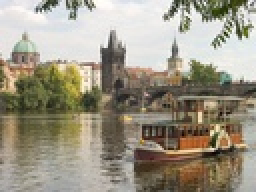
%> input picture pictures/inputSeamCarvingPrague.jpg, 128 x 96 px, shrunk from 640 x 480 before the run (shown 2 times larger)
$ octave seam_carving_decrease_width.m   (GNU Octave 9; MATLAB toolbox functions it lacks are replaced by stand-ins)
%> lines starting %> are read from the running program, lines starting %| are printed output that depends on the picture
%> further down, im is the input picture: size 96x128x3 uint8; mean R, G, B 156.6, 149.7, 132.6
### code/energy_img.m
function energyImg = energy_img(im)
    gray = rgb2gray(im);
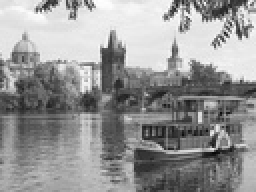
%> gray: size 96x128 uint8 (shown 2 times larger); min 7, max 255, mean 149.8
    [Gx, Gy] = imgradientxy(gray);
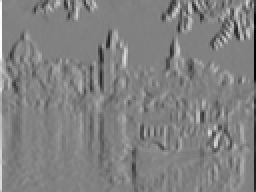
%> Gx: size 96x128 double (shown 2 times larger); min -964, max 939, mean 1.3; drawn with min black and max white
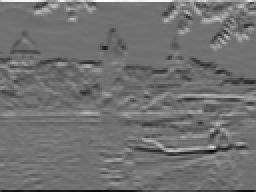
%> Gy: size 96x128 double (shown 2 times larger); min -816, max 1013, mean -1.7; drawn with min black and max white
    energyImg = double(sqrt(Gx.^2 + Gy.^2));
end

### code/decrease_width.m
function [reducedColorImg,reducedEnergyImg] = decrease_width(im,energyImg)
    [height, width, ~] = size(im);
    cumulativeEnergyMap = cumulative_min_energy_map(energyImg, 'VERTICAL');
    reducedColorImg = zeros(height, width -1 , 3);
    reducedEnergyImg = zeros(height, width -1);
    verticalSeam = find_vertical_seam(cumulativeEnergyMap);
    for index = 1:height
        reducedColorImg(index,:,:) = im(index,[1:verticalSeam(index)-1, verticalSeam(index)+1:width],:);
        reducedEnergyImg(index,:) = energyImg(index,[1:verticalSeam(index)-1, verticalSeam(index)+1:width]);
    end
    reducedColorImg = uint8(reducedColorImg);
end

### code/cumulative_min_energy_map.m
function cumulativeEnergyMap = cumulative_min_energy_map(energyImg, seamDirection)
    if seamDirection == "VERTICAL" || seamDirection == "HORIZONTAL"
        if seamDirection == "HORIZONTAL"
            energyImg = fliplr(energyImg');
        end
        [height, width] = size(energyImg);
        cumulativeEnergyMap = energyImg;
        for row = 2:height
            for col = 1:width
                if col == 1
                    tempMin = min([cumulativeEnergyMap(row-1, col), cumulativeEnergyMap(row-1, col+1)]);
                elseif col == width
                    tempMin = min([cumulativeEnergyMap(row-1, col-1), cumulativeEnergyMap(row-1, col)]);
                else
                    tempMin = min([cumulativeEnergyMap(row-1, col-1), cumulativeEnergyMap(row-1, col), cumulativeEnergyMap(row-1, col+1)]);
                end
                cumulativeEnergyMap(row, col) = cumulativeEnergyMap(row, col) + tempMin;
            end
        end
        if seamDirection == "HORIZONTAL"
            cumulativeEnergyMap = fliplr(cumulativeEnergyMap)';
        end
    end
end

### code/find_vertical_seam.m
function verticalSeam = find_vertical_seam(cumulativeEnergyMap)
    [height, width] = size(cumulativeEnergyMap);
    retArray = zeros(height, 1);
    index = height;
    area = cumulativeEnergyMap(height,:);
    [~ ,location] = min(area);
    seamIndex = location;
    retArray(index) = seamIndex;
    index = index - 1;
    if seamIndex == 1
        area = [realmax, cumulativeEnergyMap(height - 1, seamIndex), cumulativeEnergyMap(height - 1, seamIndex + 1)];
    elseif seamIndex == width
        area = [cumulativeEnergyMap(height - 1, seamIndex - 1), cumulativeEnergyMap(height - 1, seamIndex), realmax];
    else
        area = [cumulativeEnergyMap(height - 1, seamIndex - 1), cumulativeEnergyMap(height - 1, seamIndex), cumulativeEnergyMap(height - 1, seamIndex + 1)];
    end
    for row = height-1:-1:1
        [~, location] = min(area);
        if location == 1
            seamIndex = seamIndex - 1;
        elseif location == 3
            seamIndex = seamIndex + 1;
        end
        retArray(index) = seamIndex;
        index = index - 1;
        if row > 1
            if seamIndex == 1
                area = [realmax, cumulativeEnergyMap(row - 1, seamIndex), cumulativeEnergyMap(row - 1, seamIndex + 1)];
            elseif seamIndex == width
                area = [cumulativeEnergyMap(row - 1, seamIndex - 1), cumulativeEnergyMap(row - 1, seamIndex), realmax];
            else
                area = [cumulativeEnergyMap(row - 1, seamIndex - 1), cumulativeEnergyMap(row - 1, seamIndex), cumulativeEnergyMap(row - 1, seamIndex + 1)];
            end
        end
    end
    verticalSeam = retArray;
end

### code/seam_carving_decrease_width.m
im = imread('inputSeamCarvingPrague.jpg');
energyImg = energy_img(im);
for index = 1:100
    [reducedColorImg,reducedEnergyImg] = decrease_width(im,energyImg);
    im = reducedColorImg;
    energyImg = reducedEnergyImg;
end
%> this loop made 100 passes
%> pass 1, in decrease_width, `cumulativeEnergyMap = cumulative_min_energy_map(energyImg, 'VERTICAL');`:
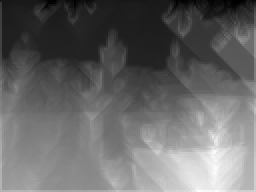
%> cumulativeEnergyMap: size 96x128 double (shown 2 times larger); min 232.2, max 7286.9, mean 3107.8; drawn with min black and max white
%> pass 1, `[reducedColorImg,reducedEnergyImg] = decrease_width(im,energyImg);`:
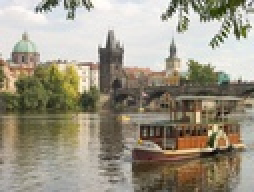
%> reducedColorImg: size 96x127x3 uint8 (shown 2 times larger); mean R, G, B 156.4, 149.5, 132.5
%> pass 1, `[reducedColorImg,reducedEnergyImg] = decrease_width(im,energyImg);`:
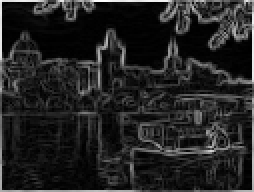
%> reducedEnergyImg: size 96x127 double (shown 2 times larger); min 0, max 1013, mean 140.9; drawn with min black and max white
imwrite(im,'outputReduceWidthPrague.png');
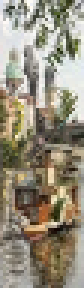
%> saved as outputReduceWidthPrague.png: size 96x28x3 uint8 (shown 3 times larger); mean R, G, B 149.2, 141.5, 123.2
